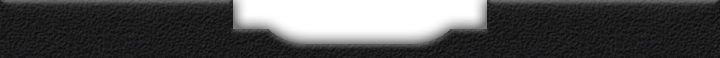
#> input picture assets/slot_front_dark.png, 720 x 58 px
$ python pokemini.py
#> lines starting #> are read from the running program, lines starting #| are printed output that depends on the picture; after the words box and inside, x2 and y2 are one past the last pixel; in counts of white or black regions, pixels touching at a corner belong together
### tools/slot_art/strip.py
"""What every system's cart slot strip is drawn with: the strip's size, Slot's
mouth, the moulded plastic's grain, and embossing."""

from pathlib import Path

import numpy as np
from PIL import Image, ImageFont

ROOT = Path(__file__).resolve().parent.parent.parent
W, H = 720, 58
FONT = ROOT / 'crates/slot-ui/assets/label.ttf'


def colour(name, shells):
    if name in shells:
        return shells[name]
    name = name.lstrip('#')
    return tuple(int(name[i:i + 2], 16) for i in (0, 2, 4))


def grain(seed, amount):
    """The moulded plastic's fine texture, as a multiplier around 1."""
    rng = np.random.default_rng(seed)
    n = rng.normal(0.0, 1.0, (H, W))
    # A little blur so it reads as texture, not noise.
    n = (n + np.roll(n, 1, 0) + np.roll(n, 1, 1) + np.roll(n, -1, 0) + np.roll(n, -1, 1)) / 5
    return 1.0 + n * amount


def mouth():
    """Slot's mouth: True where the front strip is open."""
    a = np.array(Image.open(ROOT / 'assets/slot_front_dark.png').convert('RGBA'))[:, :, 3]
    return a < 128
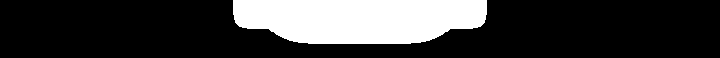
#> returned value: shape (58, 720) bool; 22.9% white; 1 white region, box (x1, y1, x2, y2) and area: (233, 0, 487, 44) 9579


def near(mask, d):
    """Pixels within d of the mask, outside it."""
    out = np.zeros_like(mask)
    for dy in range(-d, d + 1):
        for dx in range(-d, d + 1):
            out |= np.roll(np.roll(mask, dy, 0), dx, 1)
    return out & ~mask


def shade(rgb, factor):
    return np.clip(np.array(rgb, float) * factor, 0, 255)


def to_image(light, base, alpha=None):
    """light is an H x W multiplier on the shell colour."""
    img = np.clip(light[:, :, None] * np.array(base, float)[None, None, :], 0, 255)
    a = np.full((H, W), 255.0) if alpha is None else alpha
    return Image.fromarray(np.dstack([img, a]).astype(np.uint8), 'RGBA')


# [5 lines left out: function embossed, not called in this run]


def rgb(base, factor):
    return tuple(int(c) for c in shade(base, factor))


def open_mouth(img):
    """Keep the opening open whatever was drawn across it."""
    m = mouth()
    out = np.array(img)
    out[:, :, 3] = np.where(m, 0, out[:, :, 3])
    return Image.fromarray(out, 'RGBA')

### tools/slot_art/pokemini.py
#!/usr/bin/env python3
"""Draw the Pokémon mini's cart slot for Cart Slot set to Bespoke.

    tools/slot_art/pokemini.py [colour] [--out DIR]

The three strips are the size of Slot's (720x58) with its mouth cut out in the
same place, so a cart goes in the same way. They draw the top of the little
console: glossy rounded plastic, the slot sunk into a raised, rounded block in
the middle, a shallow groove either side where the shell halves meet, and the
small round speaker holes on the right end. No maker's names or marks.

colour is one of the shells (blue, green, purple), or a hex RGB.
"""

import argparse
from pathlib import Path

import numpy as np
from PIL import Image, ImageDraw

from strip import H, ROOT, W, colour, grain, mouth, near, open_mouth, rgb, to_image

SHELLS = {
    'blue': (92, 150, 210),
    'green': (122, 186, 92),
    'purple': (152, 116, 196),
}
# The raised block the slot sits in.
BLOCK = (196, 524)


def back(base):
    """Seen through the mouth: the floor of the slot, and its contacts."""
    light = np.full((H, W), 0.66) * grain(21, 0.02)
    ys = np.arange(H)[:, None]
    light *= 0.78 + 0.22 * np.clip(ys / 26, 0, 1)
    m = mouth()
    xs = np.where(m[2])[0]
#> xs = 254 values from 233 to 486
    left, right = xs.min(), xs.max()
#> left = 233; right = 486
    for i in range(10):
        f = 0.7 + 0.3 * i / 10
        light[:, left + i] *= f
        light[:, right - i] *= f
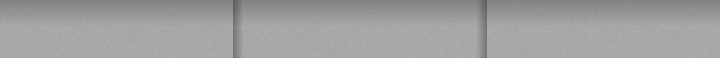
#> light: shape (58, 720) float64; min 0.362, max 0.682, mean 0.623
    img = to_image(light, base)
#> in to_image, `img = np.clip(light[:, :, None] * np.array(base, float)[None, None, :]..`:
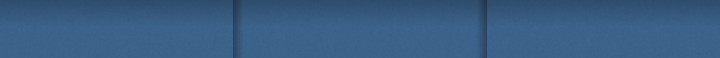
#> img: shape (58, 720, 3) float64; mean of channels 0, 1, 2 57.3, 93.5, 130.9; drawn as R, G, B
    d = ImageDraw.Draw(img)
    # The connector at the bottom of the slot: a dark block with gold springs.
    cx = (left + right) // 2
#> cx = 359
    d.rectangle([cx - 70, 3, cx + 70, 11], fill=(22, 22, 26))
    for x in range(cx - 64, cx + 65, 6):
        d.line([x, 5, x, 9], fill=(196, 160, 70))
    d.line([cx - 70, 12, cx + 70, 12], fill=rgb(base, 0.9))
    return img


def front(base):
    """The shell around the slot, open where the cart goes in."""
#> called with base = (92, 150, 210)
    m = mouth()
    light = np.full((H, W), 1.0) * grain(22, 0.015)
    ys = np.arange(H)[:, None].astype(float)
    xs = np.arange(W)[None, :].astype(float)
    # Rounded plastic: lit along the top, curving away below.
    light *= 1.06 - 0.16 * (ys / H) ** 1.5
    # The glossy sheen of the shell, a soft bright band.
    light *= 1.0 + 0.16 * np.exp(-((ys - 9) / 4.0) ** 2)
    x0, x1 = BLOCK
    # The raised block: a touch lighter, rounded ends, a lit top edge.
    inside = (xs >= x0) & (xs <= x1)
    light = np.where(inside, light * 1.05, light)
    for k in range(8):
        f = 1.0 - 0.05 * (8 - k)
        light[:, x0 + k] *= f
        light[:, x1 - k] *= 1.0 - 0.03 * (8 - k)
    light[0:2, x0:x1] *= 1.15
    # The seams where the halves meet, either side of the block.
    for x in (150, 570):
        light[:, x] *= 0.75
        light[:, x + 1] *= 1.12
    # The ends round off into the sides.
    for side in (0, 1):
        for i in range(18):
            f = 0.82 + 0.18 * (i / 18) ** 0.5
            col = i if side == 0 else W - 1 - i
            light[:, col] *= f
    light[near(m, 2)] *= 0.62
#> after the loop in near, `for dy in range(-d, d + 1):`: out: shape (58, 720) bool; 25.8% white; 2 white regions, box (x1, y1, x2, y2) and area: (231, 0, 489, 46) 10271, (231, 56, 489, 58) 516
#> in near, `return out & ~mask`: returned value: shape (58, 720) bool; 2.9% white; 2 white regions, box (x1, y1, x2, y2) and area: (231, 0, 489, 46) 692, (231, 56, 489, 58) 516
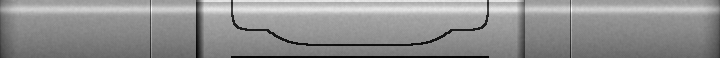
#> light: shape (58, 720) float64; min 0.572, max 1.37, mean 1.02; drawn with min black and max white
    light[near(m, 3) & ~near(m, 2)] *= 1.1
#> after the loop in near (call 2), `for dy in range(-d, d + 1):`: out: shape (58, 720) bool; 27.3% white; 2 white regions, box (x1, y1, x2, y2) and area: (230, 0, 490, 47) 10623, (230, 55, 490, 58) 780
#> in near (call 2), `return out & ~mask`: returned value: shape (58, 720) bool; 4.4% white; 2 white regions, box (x1, y1, x2, y2) and area: (230, 0, 490, 47) 1044, (230, 55, 490, 58) 780
#> in near (call 3), `out = np.zeros_like(mask)`: out: shape (58, 720) bool; every value is 0
#> light: shape (58, 720) float64; 1.48% of pixels changed, all inside (x1, y1, x2, y2) = (230, 0, 490, 58)
    img = to_image(light, base, np.where(m, 0.0, 255.0))
#> call 2 of to_image, with base = (92, 150, 210)
#> in to_image (call 2), `return Image.fromarray(np.dstack([img, a]).astype(np.uint8), 'RGBA')`:
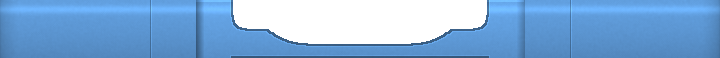
#> returned value: PIL image 720x58 RGBA; mean R, G, B, A 93.9, 153.5, 214.5, 196.5; transparent parts drawn white
    d = ImageDraw.Draw(img)
    # The speaker: a small grid of round holes on the right end, kept to the top half
    # where the battery and clock printed over the bottom ends leave it clear.
    for row in range(3):
        for col in range(5):
            x = 630 + col * 9 + (4 if row % 2 else 0)
            y = 11 + row * 7
            d.ellipse([x - 2, y - 2, x + 2, y + 2], fill=rgb(base, 0.35))
            d.point([(x - 1, y - 1)], fill=rgb(base, 0.6))
    # A small arrow on the block pointing into the slot.
    cx = (x0 + x1) // 2
    d.polygon([(cx - 6, 48), (cx + 6, 48), (cx, 54)], fill=rgb(base, 0.72))
    d.line([(cx - 6, 47), (cx + 6, 47)], fill=rgb(base, 1.15))
    return open_mouth(img)


def plugged(base):
    """A cart in the slot: the front over the back, the slot holding the top of a
    grey Pokémon mini cart with its ridged hood."""
    b = np.array(back(base)).astype(float)
    m = mouth()
    cart = np.array(to_image(np.full((H, W), 1.0) * grain(23, 0.03), (96, 98, 104))).astype(float)
    ys = np.arange(H)[:, None]
    hood = np.broadcast_to(((ys >= 2) & (ys < 20))[:, :, None], cart.shape)
    cart[hood] *= 1.12
    ridges = np.broadcast_to(((ys % 4 == 1) & (ys >= 4) & (ys < 18))[:, :, None], cart.shape)
    cart[ridges] *= 0.8
    cart[(ys == 20).repeat(W, 1)] *= 0.6
    inner = m.copy()
    xs = np.where(m[2])[0]
#> xs = 254 values from 233 to 486
    inner[:, :xs.min() + 10] = False
    inner[:, xs.max() - 9:] = False
#> inner: shape (58, 720) bool; 21.8% white; 1 white region, box (x1, y1, x2, y2) and area: (243, 0, 477, 44) 9095
    b[inner] = cart[inner]
    b[:, :, 3] = 255
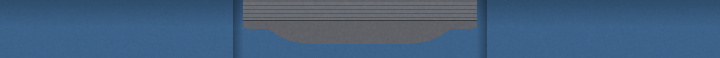
#> b: shape (58, 720, 4) float64; mean of channels 0, 1, 2, 3 66, 94.9, 125.7, 255; drawn as R, G, B
    out = Image.fromarray(b.astype(np.uint8), 'RGBA')
#> out: PIL image 720x58 RGBA
    out.alpha_composite(front(base))
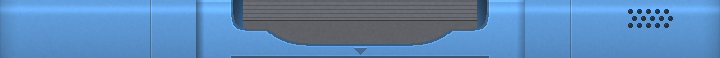
#> out: PIL image 720x58 RGBA; mean R, G, B, A 91.6, 136.7, 184.1, 255
    return out


def main():
    ap = argparse.ArgumentParser(description=__doc__, formatter_class=argparse.RawDescriptionHelpFormatter)
    ap.add_argument('colour', nargs='?', default='blue')
    ap.add_argument('--out', default=str(ROOT / 'assets'))
    a = ap.parse_args()
    base = colour(a.colour, SHELLS)
    out = Path(a.out)
    out.mkdir(parents=True, exist_ok=True)
    back(base).save(out / 'slot_pm_back.png', optimize=True)
    front(base).save(out / 'slot_pm_front.png', optimize=True)
    plugged(base).save(out / 'slot_pm_plugged.png', optimize=True)
    print(f'slot_pm_back/front/plugged.png in {out}, colour {base}')


if __name__ == '__main__':
    main()
